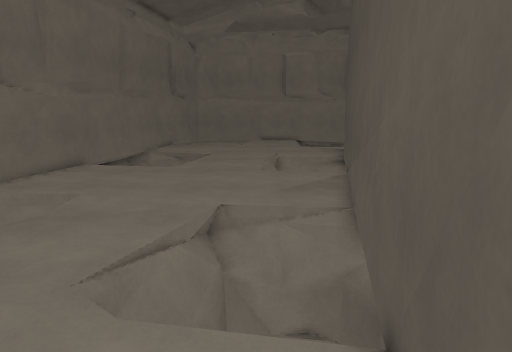
[1] (above)

14 first-person views from a walk through a level from a Godot 3-D game. The camera is 1.4 m above the floor, tilts 10° down and sees 70° across. The floor is counted in squares, 0.5 m on a side. Each view is taken from the middle of a square. On the plan, view 1 faces up. The plan holds only what a view shows up to about 20 squares ahead; the rest is blank. The place goes on beyond the plan.

[2]
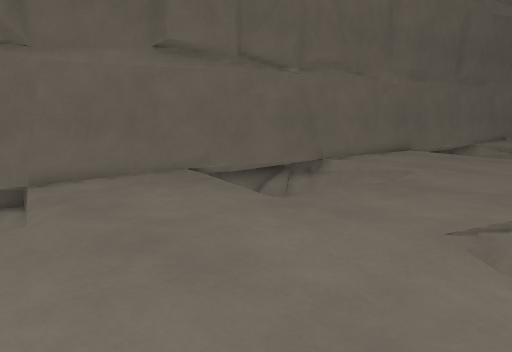

[3]
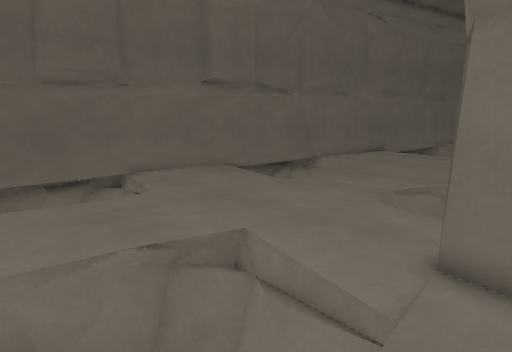

[4]
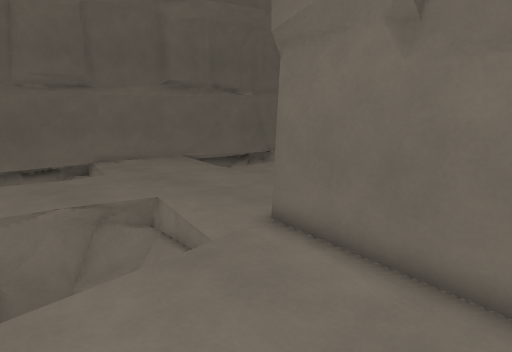

[5]
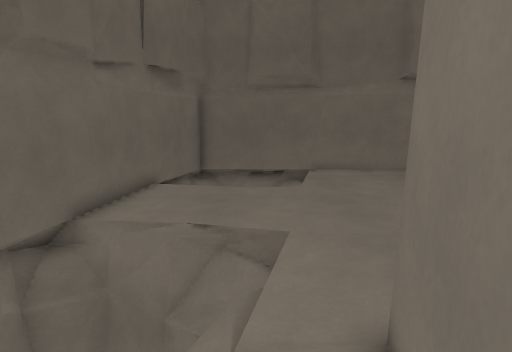

[6]
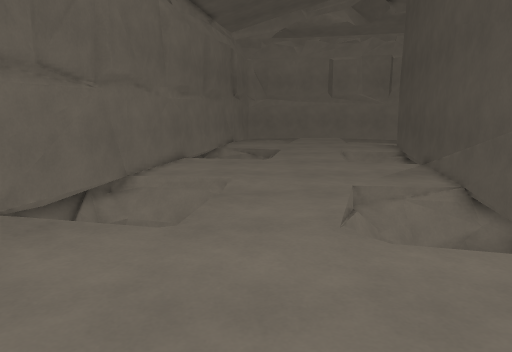

[7]
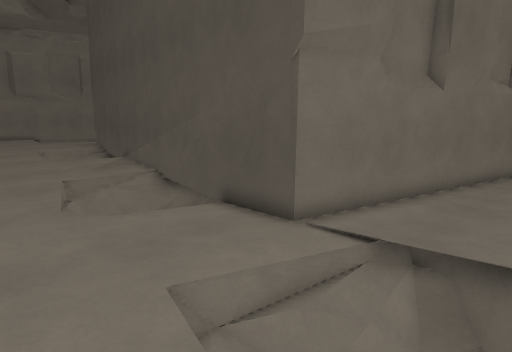

[8]
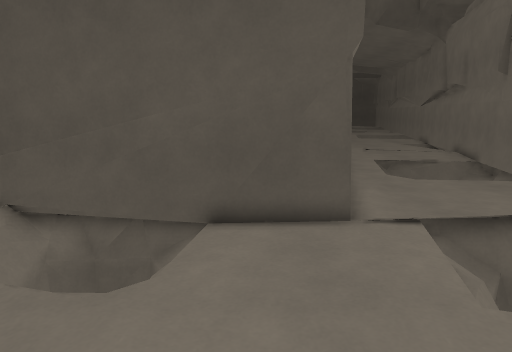

[9]
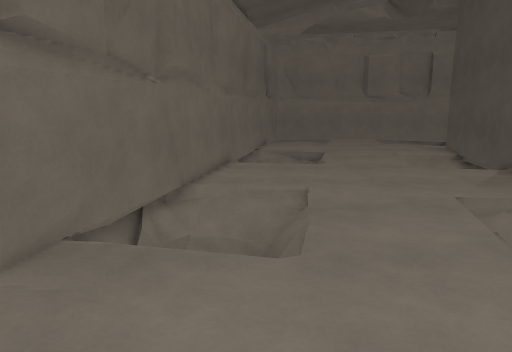

[10]
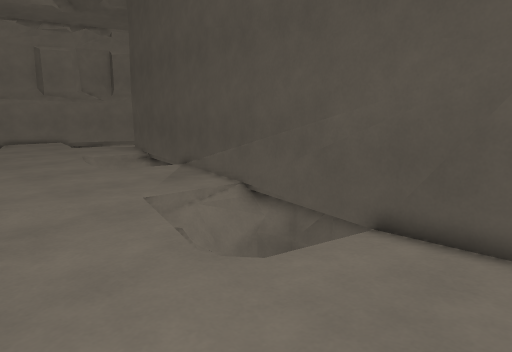

[11]
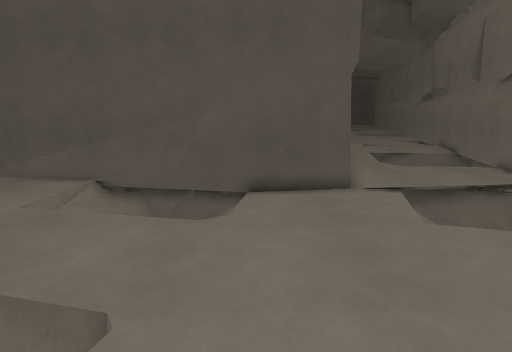

[12]
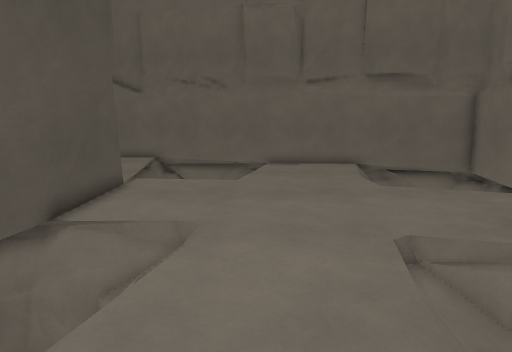

[13]
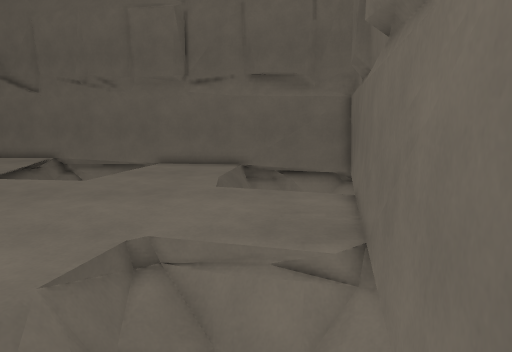

[14]
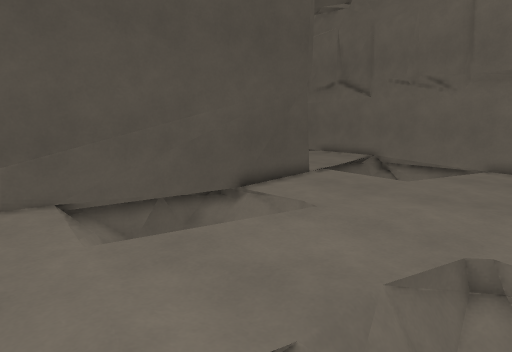

### Floor plan
Key: @ floor where view 1 was taken; # wall or solid block; . main floor; - floor 0.25 m lower than the main floor; _ floor 0.5 m lower than the main floor; < floor 0.75 m lower than the main floor; / step, stairs or slope; = window, fence, low wall or low ledge; ^ raised ledge; v drop or lower ground.
Columns run from 15 left of view 1 to 12 right of it. Each row starts with its distance up from view 1.
 20      v#     ....    v
 19      #...///....    #
 18      #..........-  ##
 17      #.............#
 16      #.............#
 15     #..............#
 14     #..............#
 13    =#-////........#v
 12    ^^/////........#
 11   v^v  v//....///.v
 10   ^^v  v-.....//<_#vv
  9   =#   v-...../vvv#-v
  8    #<vv<-....-v  v#v
  7    #--_//....-v  v-v
  6   v#..///...._<vvv-v
  5   #.........._///#-v
  4   #..............#v
  3   #.............#v
  2  v#.............#
  1 v##///..........#v
  0 ^^     ........@.####v
 -1 ^^    /....._////....#####v
 -2 =#    /....._</_ .........##
 -3 ^#   v/.....<v vv......-....
 -4 ^##v v...../v   v......_
 -5 v==#####.../v   v......
 -6     vv v#####v   ......

Positions as (right, up) in squares from view 1, and headings:
1: (0, 0), facing up
2: (-1, -1), facing up-left
3: (3, -6), facing up-left
4: (7, -6), facing up-left
5: (5, -1), facing left
6: (-5, -3), facing up
7: (-6, -5), facing up-right
8: (-8, 3), facing right
9: (-8, -1), facing up
10: (-7, 0), facing up-right
11: (-12, 4), facing right
12: (-4, 14), facing down
13: (-10, 14), facing down
14: (-9, 14), facing down-right
